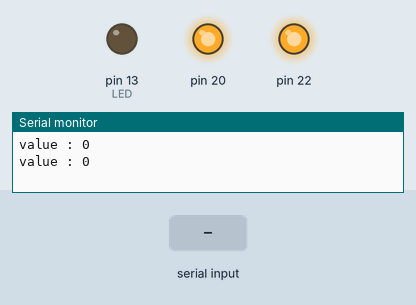
Recording of a sketch running on a simulated Arduino Mega 2560, built with avr-gcc and run on an emulated ATmega2560. Parts: output pins drawn as LEDs (lit = HIGH), the last lines printed to the serial monitor. Dashed ring = blinking. Inputs (shaded band) come from the test bench.

Above: at 1.5 s.
1.6 s: "90,45\n" received over Serial
At 2.22 s:
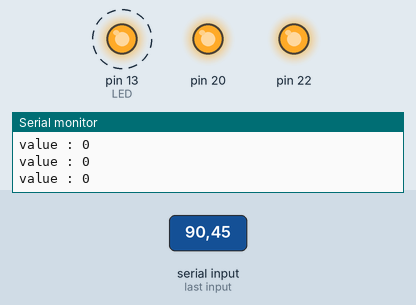
4.6 s: "200\n" received over Serial
At 5.8 s:
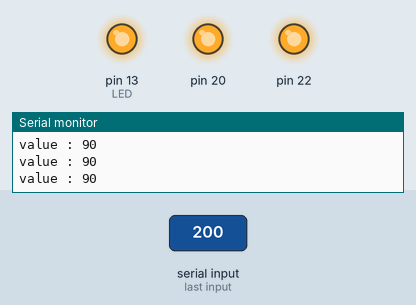
Timing chart, 0 to 7.6 s (numbered marks = the images above; inputs shaded):
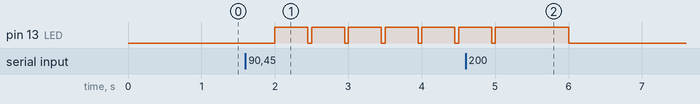

Measured:
- after the input at 1.6 s, pin 13 (LED): alternates HIGH for 0.45 s and LOW for 0.05 s, starting after 0.40 s

The sketch:

PWM_test.ino
```cpp
//1초단위 (0~100)

int LED = 13;
int value = 0;

void setup() {
  pinMode(LED, OUTPUT);
  Serial.begin(115200);

  pinMode(20, OUTPUT);
  pinMode(22, OUTPUT);
  digitalWrite(20,HIGH);
  digitalWrite(22,HIGH);

}

// the loop function runs over and over again forever
void loop() {
  PWM();
}

void PWM()
{
  digitalWrite(LED,HIGH);
  delay(5*value);
  digitalWrite(LED,LOW);
  delay(500-5*value);

  Serial.print("value : ");
  Serial.println(value);
}

void serialCommand(String commandString)
{
  if(value<=100&&value>=0) value = commandString.toInt();
}

String inputString;
void serialEvent() {
  while (Serial.available()) {
    char inChar = (char)Serial.read();
    inputString += inChar;
    if (inChar == '\n') {
      serialCommand(inputString);
      inputString = "";
    }
  }
}
```
